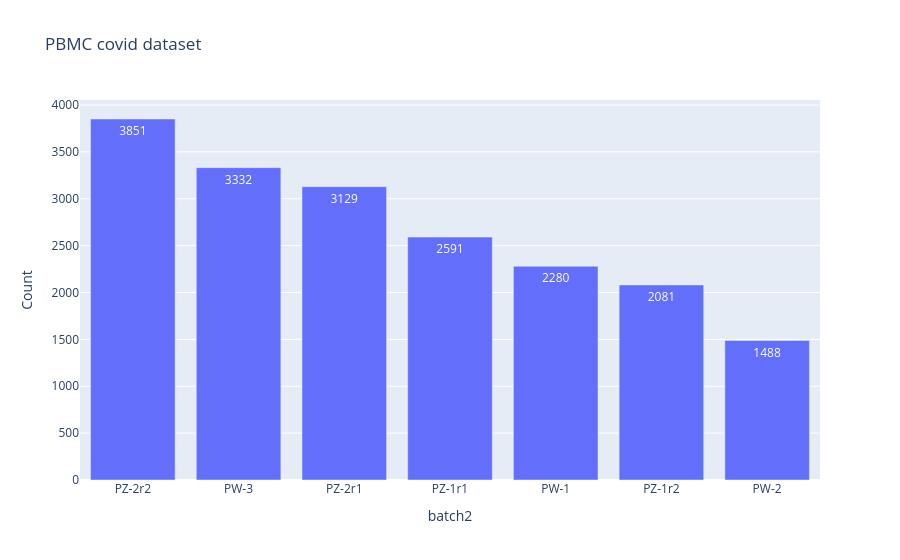

The code cell stored with this chart in its notebook:
### Code cell
value_counts = adata.obs['batch2'].value_counts().reset_index()
value_counts.columns = ["batch2", "Count"]

fig = px.bar(value_counts, x="batch2", y="Count", text="Count", title=f"PBMC covid dataset")
fig.show()

### Figure 1 — Plotly figure (JSON) as saved in the notebook; plotly's stock layout.template omitted (floating-point values rounded to 4 significant figures)
{"data": [{"alignmentgroup": "True", "hovertemplate": "batch2=%{x}<br>Count=%{text}<extra></extra>", "legendgroup": "", "marker": {"color": "#636efa", "pattern": {"shape": ""}}, "name": "", "offsetgroup": "", "orientation": "v", "showlegend": false, "text": [3851, 3332, 3129, 2591, 2280, 2081, 1488], "textposition": "auto", "type": "bar", "x": ["PZ-2r2", "PW-3", "PZ-2r1", "PZ-1r1", "PW-1", "PZ-1r2", "PW-2"], "xaxis": "x", "y": [3851, 3332, 3129, 2591, 2280, 2081, 1488], "yaxis": "y"}], "layout": {"autosize": true, "barmode": "relative", "legend": {"tracegroupgap": 0}, "title": {"text": "PBMC covid dataset"}, "xaxis": {"anchor": "y", "autorange": true, "domain": [0, 1], "range": [-0.5, 6.5], "title": {"text": "batch2"}, "type": "category"}, "yaxis": {"anchor": "x", "autorange": true, "domain": [0, 1], "range": [0, 4054.0], "title": {"text": "Count"}, "type": "linear"}}}
